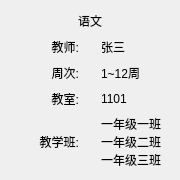
<?xml version="1.0" encoding="UTF-8"?>
<ui version="4.0">
 <class>CourseDisplayWidget</class>
 <widget class="QWidget" name="CourseDisplayWidget">
  <property name="geometry">
   <rect>
    <x>0</x>
    <y>0</y>
    <width>180</width>
    <height>180</height>
   </rect>
  </property>
  <property name="sizePolicy">
   <sizepolicy hsizetype="Fixed" vsizetype="Fixed">
    <horstretch>0</horstretch>
    <verstretch>0</verstretch>
   </sizepolicy>
  </property>
  <property name="windowTitle">
   <string>Form</string>
  </property>
  <layout class="QGridLayout" name="gridLayout">
   <item row="3" column="0">
    <widget class="QLabel" name="label_7">
     <property name="text">
      <string>教室:</string>
     </property>
     <property name="alignment">
      <set>Qt::AlignRight|Qt::AlignTrailing|Qt::AlignVCenter</set>
     </property>
    </widget>
   </item>
   <item row="2" column="0">
    <widget class="QLabel" name="label_8">
     <property name="text">
      <string>周次:</string>
     </property>
     <property name="alignment">
      <set>Qt::AlignRight|Qt::AlignTrailing|Qt::AlignVCenter</set>
     </property>
    </widget>
   </item>
   <item row="1" column="1">
    <spacer name="horizontalSpacer">
     <property name="orientation">
      <enum>Qt::Horizontal</enum>
     </property>
     <property name="sizeType">
      <enum>QSizePolicy::Fixed</enum>
     </property>
     <property name="sizeHint" stdset="0">
      <size>
       <width>10</width>
       <height>20</height>
      </size>
     </property>
    </spacer>
   </item>
   <item row="3" column="2">
    <widget class="QLabel" name="label_3">
     <property name="text">
      <string>1101</string>
     </property>
    </widget>
   </item>
   <item row="0" column="0" colspan="3">
    <widget class="QLabel" name="label_4">
     <property name="styleSheet">
      <string notr="true"/>
     </property>
     <property name="text">
      <string>语文</string>
     </property>
     <property name="alignment">
      <set>Qt::AlignCenter</set>
     </property>
    </widget>
   </item>
   <item row="1" column="2">
    <widget class="QLabel" name="label_2">
     <property name="text">
      <string>张三</string>
     </property>
    </widget>
   </item>
   <item row="1" column="0">
    <widget class="QLabel" name="label_6">
     <property name="text">
      <string>教师:</string>
     </property>
     <property name="alignment">
      <set>Qt::AlignRight|Qt::AlignTrailing|Qt::AlignVCenter</set>
     </property>
    </widget>
   </item>
   <item row="2" column="2">
    <widget class="QLabel" name="label">
     <property name="text">
      <string>1~12周</string>
     </property>
    </widget>
   </item>
   <item row="4" column="0" colspan="3">
    <widget class="QWidget" name="widget" native="true">
     <layout class="QGridLayout" name="gridLayout_2">
      <property name="leftMargin">
       <number>0</number>
      </property>
      <property name="topMargin">
       <number>0</number>
      </property>
      <property name="rightMargin">
       <number>0</number>
      </property>
      <property name="bottomMargin">
       <number>0</number>
      </property>
      <property name="horizontalSpacing">
       <number>22</number>
      </property>
      <item row="2" column="0">
       <widget class="QLabel" name="label_5">
        <property name="text">
         <string>教学班:</string>
        </property>
        <property name="alignment">
         <set>Qt::AlignRight|Qt::AlignTrailing|Qt::AlignVCenter</set>
        </property>
       </widget>
      </item>
      <item row="2" column="1">
       <widget class="QLabel" name="label_9">
        <property name="text">
         <string>一年级一班
一年级二班
一年级三班</string>
        </property>
       </widget>
      </item>
     </layout>
    </widget>
   </item>
  </layout>
 </widget>
 <resources/>
 <connections/>
</ui>
